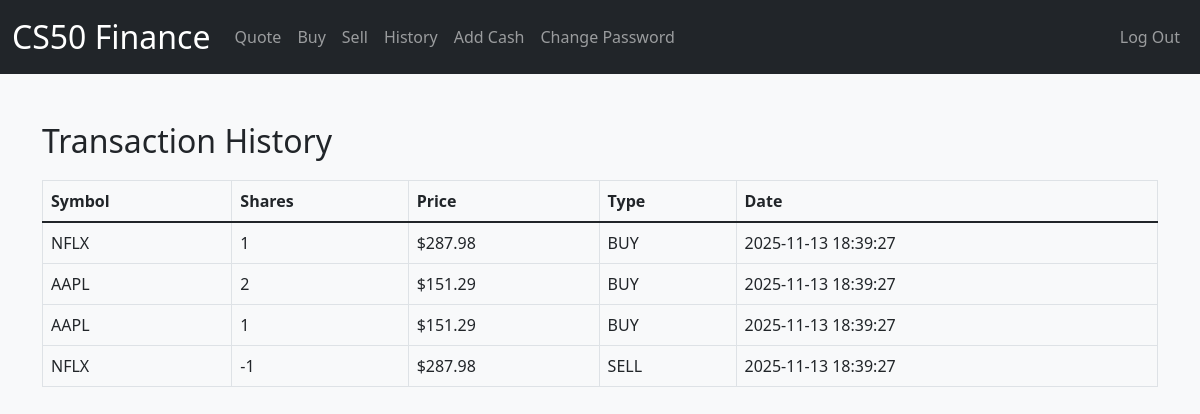
Screenshot of /history (signed in) with the database file from the repository.
### tables this page shows
CREATE TABLE transactions (
    id INTEGER PRIMARY KEY AUTOINCREMENT,
    user_id INTEGER NOT NULL,
    symbol TEXT NOT NULL,
    shares INTEGER NOT NULL,
    price NUMERIC NOT NULL,
    timestamp DATETIME DEFAULT (datetime('now', 'localtime'))
);

### app.py (the view)
@app.route("/history")
@login_required
def history():
    user_id = session["user_id"]
    rows = execute_db("SELECT symbol, shares, price, timestamp FROM transactions WHERE user_id = :uid ORDER BY timestamp DESC", uid=user_id)
    for r in rows:
        r["type"] = "BUY" if r["shares"] > 0 else "SELL"
        r["shares_display"] = abs(r["shares"])
    return render_template("history.html", history=rows)

### app.py (called while the page is built)
def execute_db(query, *args, **kwargs):
    conn = sqlite3.connect("finance.db", timeout=10)
    conn.row_factory = sqlite3.Row
    cur = conn.cursor()
    if kwargs:
        cur.execute(query, kwargs)
    else:
        cur.execute(query, args)
    if query.strip().upper().startswith("SELECT"):
        result = [dict(row) for row in cur.fetchall()]
    else:
        conn.commit()
        result = cur.lastrowid
    conn.close()
    return result

### helpers.py (called while the page is built)
def login_required(f):
    @wraps(f)
    def decorated_function(*args, **kwargs):
        if session.get("user_id") is None:
            return redirect("/login")
        return f(*args, **kwargs)
    return decorated_function

def usd(value):
    try:
        return f"${float(value):,.2f}"
    except (TypeError, ValueError):
        return "$0.00"

### templates/history.html (shortened to what this page needs)
{% extends "layout.html" %}
{% block main %}
<h2>Transaction History</h2>
<table class="table table-bordered">
<thead>
<tr>
<th>Symbol</th>
<th>Shares</th>
<th>Price</th>
<th>Type</th>
<th>Date</th>
</tr>
</thead>
<tbody>
{% for row in history %}
<tr>
<td>{{ row.symbol }}</td>
<td>{{ row.shares }}</td>
<td>{{ row.price | usd }}</td>
<td>{{ row.type }}</td>
<td>{{ row.timestamp }}</td>
</tr>
{% endfor %}
</tbody>
</table>
{% endblock %}

### templates/layout.html (shortened to what this page needs)
<!DOCTYPE html>
<html lang="en">
<head>
<link href="https://cdn.jsdelivr.net/npm/bootstrap@5.1.3/dist/css/bootstrap.min.css" rel="stylesheet">
<link href="/static/styles.css" rel="stylesheet">
</head>
<body>
<nav class="navbar navbar-expand-md navbar-dark bg-dark">
<div class="container-fluid">
<a class="navbar-brand" href="/">CS50 Finance</a>
<div class="collapse navbar-collapse">
<ul class="navbar-nav me-auto">
{% if session["user_id"] %}
<li class="nav-item"><a class="nav-link" href="/quote">Quote</a></li>
<li class="nav-item"><a class="nav-link" href="/buy">Buy</a></li>
<li class="nav-item"><a class="nav-link" href="/sell">Sell</a></li>
<li class="nav-item"><a class="nav-link" href="/history">History</a></li>
<li class="nav-item"><a class="nav-link" href="/addcash">Add Cash</a></li>
<li class="nav-item"><a class="nav-link" href="/changepassword">Change Password</a></li>
{% endif %}
</ul>
<ul class="navbar-nav ms-auto">
{% if session["user_id"] %}
<li class="nav-item"><a class="nav-link" href="/logout">Log Out</a></li>
{% else %}
<li class="nav-item"><a class="nav-link" href="/login">Log In</a></li>
<li class="nav-item"><a class="nav-link" href="/register">Register</a></li>
{% endif %}
</ul>
</div>
</div>
</nav>
<main class="container py-5">
{% block main %}{% endblock %}
</main>
</body>
</html>

### static/styles.css (style rules this page uses)
nav .navbar-brand { font-size: xx-large; }
body { background-color: #f8f9fa; }
h2 { margin-bottom: 20px; }
table { margin-top: 20px; }

### rows the page displays
transactions: symbol "NFLX", shares "1", price "$287.98", type "BUY", timestamp "2025-11-13 18:39:27"
transactions: symbol "AAPL", shares "2", price "$151.29", type "BUY", timestamp "2025-11-13 18:39:27"
transactions: symbol "AAPL", shares "1", price "$151.29", type "BUY", timestamp "2025-11-13 18:39:27"
transactions: symbol "NFLX", shares "-1", price "$287.98", type "SELL", timestamp "2025-11-13 18:39:27"
